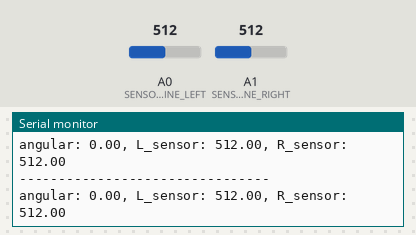
Simulated run of this sketch. Board: Arduino Uno, built with avr-gcc and run on an emulated ATmega328P. Parts: the last lines printed to the serial monitor. Inputs (shaded band) come from the test bench; at power-on: A0 (SENSOR_LINE_LEFT) = 512, A1 (SENSOR_LINE_RIGHT) = 512.

Above: at 1.2 s.
1.3 s: A0 (SENSOR_LINE_LEFT) set to 716
At 2.3 s:
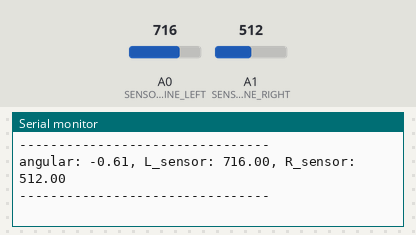
2.8 s: A1 (SENSOR_LINE_RIGHT) set to 716
At 3.9 s:
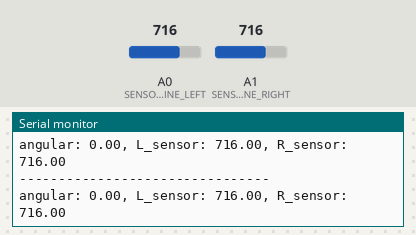
4.3 s: A0 (SENSOR_LINE_LEFT) set to 900
At 5.4 s:
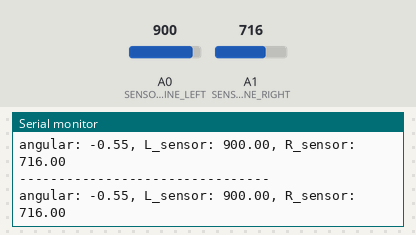
5.8 s: A1 (SENSOR_LINE_RIGHT) set to 900
At 6.9 s:
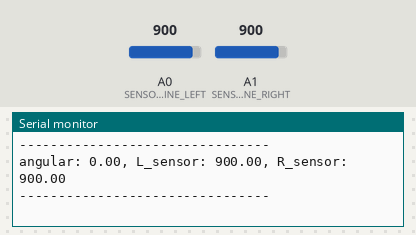
Timing chart, 0 to 8.3 s (numbered marks = the images above; inputs shaded):
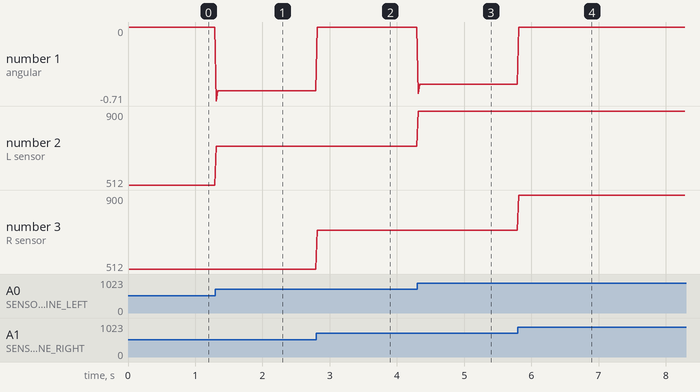

Measured:
- after the input at 1.3 s, the serial monitor: prints a new line at once (image 1)
- after the input at 2.8 s, the serial monitor: prints a new line at once (image 2)
- after the input at 4.3 s, the serial monitor: prints a new line at once (image 3)
- after the input at 5.8 s, the serial monitor: prints a new line at once (image 4)
- plotted number 1: 0 → -0.61 after the input at 1.3 s, 0 → -0.55 after the input at 4.3 s
- plotted number 2: 512 → 716 after the input at 1.3 s, 716 → 900 after the input at 4.3 s

The sketch:

sensor_line_pid.ino
```cpp
// Скетч для определения угла по датчикам линии

// выводы к которым подключены датчики линии
#define SENSOR_LINE_LEFT          A0
#define SENSOR_LINE_RIGHT         A1

#define TIME_PUB_PERIOD_MS          20  // интервал публикации значений

#define Kp_LINE                   0.003    // пропорциональный коэффициент для ПИД регулятора линии
#define Kd_LINE                   0.0005    // дифференциальный коэффициент для ПИД р-егулятора линии

unsigned long last_time_pub; // время последней публикации

float e_prev_line = 0.0;

void setup() {
  Serial.begin(115200);
}

void loop(){
  unsigned long t = millis() - last_time_pub;

  // проверяем нужно ли публиковать
  if (t > TIME_PUB_PERIOD_MS) {

    float sensor_line_left = analogRead(SENSOR_LINE_LEFT);
    float sensor_line_right = analogRead(SENSOR_LINE_RIGHT);
    float angular = linePID(sensor_line_left, sensor_line_right);

    Serial.print("angular: ");
    Serial.print(angular);
    Serial.print(", L_sensor: ");
    Serial.print(sensor_line_left);
    Serial.print(", R_sensor: ");
    Serial.println(sensor_line_right);

    Serial.println("--------------------------------");
    last_time_pub = millis(); // фиксируем время последней публикации
  }
}

float linePID(int sensor_line_1, int sensor_line_2)
{
  //Расчет средней скорости движения между публикациями
  float e = sensor_line_2 - sensor_line_1;          //угол отклонения

  if(e == 0.0){
    e_prev_line = 0.0;
    return 0.0;
  }

  //ПИД регулятор для расчета значения для драйвера моторов
  float P = Kp_LINE * e;
  float D = Kd_LINE * (e - e_prev_line);
  float value = P + D;

  e_prev_line = e;                           //фиксируем последнее значение угла угла отклонения

  return value;
}
```
